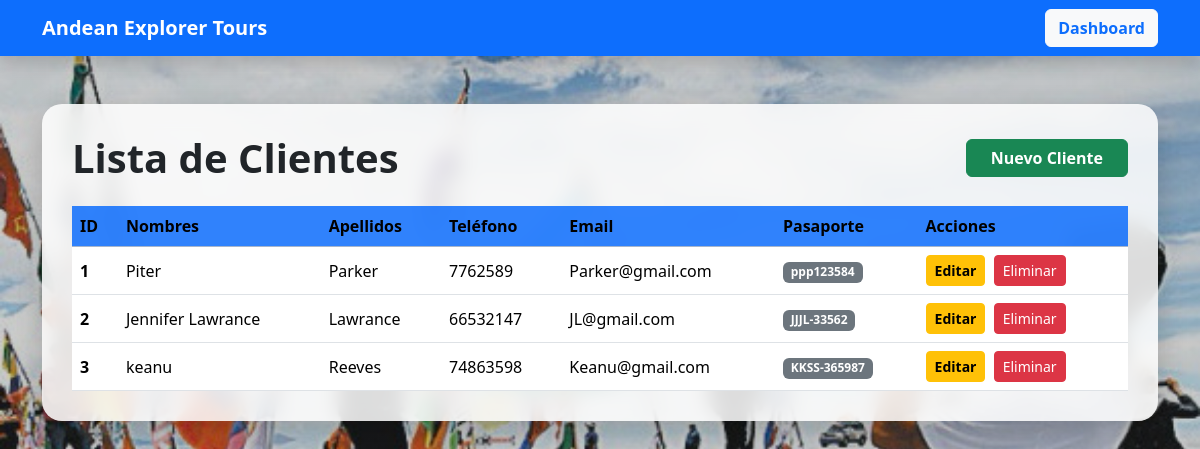
Screenshot of /clientes (signed in) with the database file from the repository.
### app/models/cliente.py (models this page shows)
class Cliente(db.Model):
    id = db.Column(
        db.Integer,
        primary_key=True
    )
    nombres = db.Column(
        db.String(100),
        nullable=False
    )
    apellidos = db.Column(
        db.String(100),
        nullable=False
    )
    telefono = db.Column(
        db.String(20)
    )
    email = db.Column(
        db.String(100)
    )
    pasaporte = db.Column(
        db.String(50)
    )

### app/blueprints/clientes/routes.py (the view)
@clientes_bp.route('/clientes')
@login_required
def listar_clientes():
    if current_user.rol != "Administrador":
        abort(403)
    clientes = Cliente.query.all()
    return render_template(
        'clientes/listar.html',
        clientes=clientes
    )

### app/templates/clientes/listar.html (shortened to what this page needs)
<!DOCTYPE html>
<html lang="es">
<head>
    <link href="https://cdn.jsdelivr.net/npm/bootstrap@5.3.3/dist/css/bootstrap.min.css" rel="stylesheet">
</head>
<body>
<nav class="navbar navbar-dark bg-primary shadow">
    <div class="container">
        <span class="navbar-brand fw-bold">
            Andean Explorer Tours
        </span>
        <a href="/dashboard" class="btn btn-light text-primary fw-bold">
            Dashboard
        </a>
    </div>
</nav>
<div class="container mt-5">
    <div class="glass-container">
        <div class="d-flex justify-content-between align-items-center mb-4">
            <h1 class="m-0 fw-bold text-dark">Lista de Clientes</h1>
            <a href="/clientes/nuevo" class="btn btn-success fw-semibold px-4">
                Nuevo Cliente
            </a>
        </div>
        <div class="table-responsive">
            <table class="table table-hover align-middle">
                <thead class="table-primary">
                    <tr>
                        <th>ID</th>
                        <th>Nombres</th>
                        <th>Apellidos</th>
                        <th>Teléfono</th>
                        <th>Email</th>
                        <th>Pasaporte</th>
                        <th>Acciones</th>
                    </tr>
                </thead>
                <tbody>
                    {% for cliente in clientes %}
                    <tr>
                        <td class="fw-bold">{{cliente.id}}</td>
                        <td>{{cliente.nombres}}</td>
                        <td>{{cliente.apellidos}}</td>
                        <td>{{cliente.telefono}}</td>
                        <td>{{cliente.email}}</td>
                        <td><span class="badge bg-secondary">{{cliente.pasaporte}}</span></td>
                        <td>
                            <a href="/clientes/editar/{{cliente.id}}" class="btn btn-warning btn-sm fw-semibold me-1">
                                Editar
                            </a>
                            <a href="/clientes/eliminar/{{cliente.id}}" class="btn btn-danger btn-sm"
                               onclick="return confirm('¿Desea eliminar este cliente?')">
                                Eliminar
                            </a>
                        </td>
                    </tr>
                    {% endfor %}
                </tbody>
            </table>
        </div>
    </div> </div>
</body>
</html>

### rows the page displays
Cliente: id "1", nombres "Piter", apellidos "Parker", telefono "7762589", email "Parker@gmail.com", pasaporte "ppp123584"
Cliente: id "2", nombres "Jennifer Lawrance", apellidos "Lawrance", telefono "66532147", email "JL@gmail.com", pasaporte "JJJL-33562"
Cliente: id "3", nombres "keanu", apellidos "Reeves", telefono "74863598", email "Keanu@gmail.com", pasaporte "KKSS-365987"
